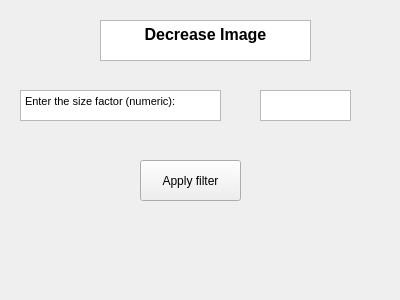
<?xml version="1.0" encoding="UTF-8"?>
<ui version="4.0">
 <class>DecreasePage</class>
 <widget class="QWidget" name="DecreasePage">
  <property name="geometry">
   <rect>
    <x>0</x>
    <y>0</y>
    <width>400</width>
    <height>300</height>
   </rect>
  </property>
  <property name="windowTitle">
   <string>Form</string>
  </property>
  <widget class="QPushButton" name="pushButton">
   <property name="geometry">
    <rect>
     <x>140</x>
     <y>160</y>
     <width>101</width>
     <height>41</height>
    </rect>
   </property>
   <property name="text">
    <string>Apply filter</string>
   </property>
  </widget>
  <widget class="QTextEdit" name="textEdit">
   <property name="geometry">
    <rect>
     <x>260</x>
     <y>90</y>
     <width>91</width>
     <height>31</height>
    </rect>
   </property>
  </widget>
  <widget class="QTextBrowser" name="textBrowser">
   <property name="geometry">
    <rect>
     <x>20</x>
     <y>90</y>
     <width>201</width>
     <height>31</height>
    </rect>
   </property>
   <property name="html">
    <string>&lt;!DOCTYPE HTML PUBLIC &quot;-//W3C//DTD HTML 4.0//EN&quot; &quot;http://www.w3.org/TR/REC-html40/strict.dtd&quot;&gt;
&lt;html&gt;&lt;head&gt;&lt;meta name=&quot;qrichtext&quot; content=&quot;1&quot; /&gt;&lt;style type=&quot;text/css&quot;&gt;
p, li { white-space: pre-wrap; }
&lt;/style&gt;&lt;/head&gt;&lt;body style=&quot; font-family:'MS Shell Dlg 2'; font-size:8.25pt; font-weight:400; font-style:normal;&quot;&gt;
&lt;p style=&quot; margin-top:0px; margin-bottom:0px; margin-left:0px; margin-right:0px; -qt-block-indent:0; text-indent:0px;&quot;&gt;Enter the size factor (numeric):&lt;/p&gt;&lt;/body&gt;&lt;/html&gt;</string>
   </property>
  </widget>
  <widget class="QTextBrowser" name="textBrowser_2">
   <property name="geometry">
    <rect>
     <x>100</x>
     <y>20</y>
     <width>211</width>
     <height>41</height>
    </rect>
   </property>
   <property name="html">
    <string>&lt;!DOCTYPE HTML PUBLIC &quot;-//W3C//DTD HTML 4.0//EN&quot; &quot;http://www.w3.org/TR/REC-html40/strict.dtd&quot;&gt;
&lt;html&gt;&lt;head&gt;&lt;meta name=&quot;qrichtext&quot; content=&quot;1&quot; /&gt;&lt;style type=&quot;text/css&quot;&gt;
p, li { white-space: pre-wrap; }
&lt;/style&gt;&lt;/head&gt;&lt;body style=&quot; font-family:'MS Shell Dlg 2'; font-size:8.25pt; font-weight:400; font-style:normal;&quot;&gt;
&lt;p align=&quot;center&quot; style=&quot; margin-top:0px; margin-bottom:0px; margin-left:0px; margin-right:0px; -qt-block-indent:0; text-indent:0px;&quot;&gt;&lt;span style=&quot; font-size:12pt; font-weight:600;&quot;&gt;Decrease Image&lt;/span&gt;&lt;/p&gt;&lt;/body&gt;&lt;/html&gt;</string>
   </property>
  </widget>
 </widget>
 <resources/>
 <connections/>
</ui>
